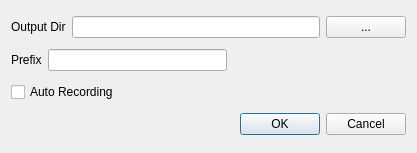
<?xml version="1.0" encoding="UTF-8"?>
<ui version="4.0">
 <class>ZStackViewRecordDialog</class>
 <widget class="QDialog" name="ZStackViewRecordDialog">
  <property name="geometry">
   <rect>
    <x>0</x>
    <y>0</y>
    <width>417</width>
    <height>153</height>
   </rect>
  </property>
  <property name="windowTitle">
   <string>Recorder Settings</string>
  </property>
  <layout class="QVBoxLayout" name="verticalLayout">
   <item>
    <layout class="QHBoxLayout" name="horizontalLayout">
     <item>
      <widget class="QLabel" name="label_2">
       <property name="text">
        <string>Output Dir</string>
       </property>
      </widget>
     </item>
     <item>
      <widget class="QLineEdit" name="outputLineEdit"/>
     </item>
     <item>
      <widget class="QPushButton" name="outputPushButton">
       <property name="text">
        <string>...</string>
       </property>
      </widget>
     </item>
    </layout>
   </item>
   <item>
    <layout class="QHBoxLayout" name="horizontalLayout_2">
     <item>
      <widget class="QLabel" name="label">
       <property name="text">
        <string>Prefix</string>
       </property>
      </widget>
     </item>
     <item>
      <widget class="QLineEdit" name="prefixLineEdit"/>
     </item>
     <item>
      <spacer name="horizontalSpacer">
       <property name="orientation">
        <enum>Qt::Horizontal</enum>
       </property>
       <property name="sizeHint" stdset="0">
        <size>
         <width>40</width>
         <height>20</height>
        </size>
       </property>
      </spacer>
     </item>
    </layout>
   </item>
   <item>
    <widget class="QCheckBox" name="autoCheckBox">
     <property name="text">
      <string>Auto Recording</string>
     </property>
    </widget>
   </item>
   <item>
    <widget class="QDialogButtonBox" name="buttonBox">
     <property name="orientation">
      <enum>Qt::Horizontal</enum>
     </property>
     <property name="standardButtons">
      <set>QDialogButtonBox::Cancel|QDialogButtonBox::Ok</set>
     </property>
    </widget>
   </item>
  </layout>
 </widget>
 <resources/>
 <connections>
  <connection>
   <sender>buttonBox</sender>
   <signal>accepted()</signal>
   <receiver>ZStackViewRecordDialog</receiver>
   <slot>accept()</slot>
   <hints>
    <hint type="sourcelabel">
     <x>248</x>
     <y>254</y>
    </hint>
    <hint type="destinationlabel">
     <x>157</x>
     <y>274</y>
    </hint>
   </hints>
  </connection>
  <connection>
   <sender>buttonBox</sender>
   <signal>rejected()</signal>
   <receiver>ZStackViewRecordDialog</receiver>
   <slot>reject()</slot>
   <hints>
    <hint type="sourcelabel">
     <x>316</x>
     <y>260</y>
    </hint>
    <hint type="destinationlabel">
     <x>286</x>
     <y>274</y>
    </hint>
   </hints>
  </connection>
 </connections>
</ui>
